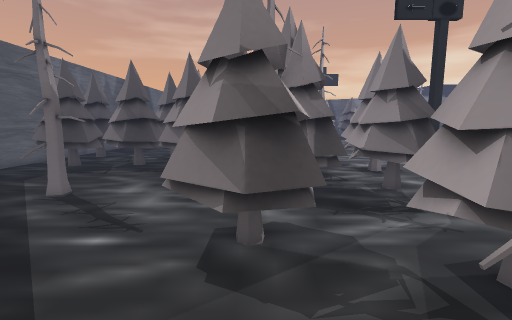
View 1 (above)

24 first-person views from a walk through a Unity game level. The camera is 1.5 m above the floor, tilts 8° down and sees 85° across. Doors are open. The floor is counted in squares, 0.5 m on a side. Each view is taken from the middle of a square. On the plan, view 1 faces up. The plan holds only what a view shows up to about 20 squares ahead; the rest is blank. The place goes on beyond the plan. The player character is not drawn. Some animated figures are not drawn. Some surface patterns are stand-ins.

View 2
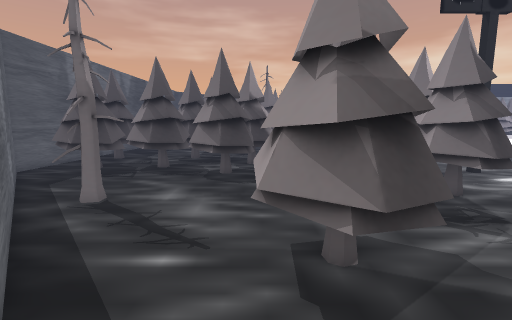

View 3
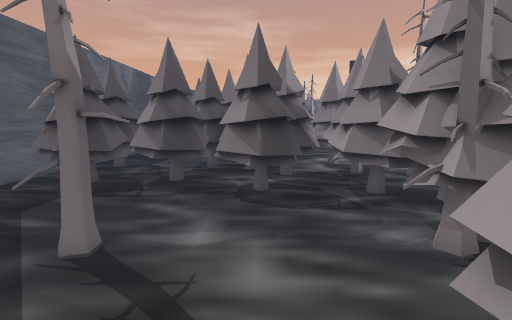

View 4
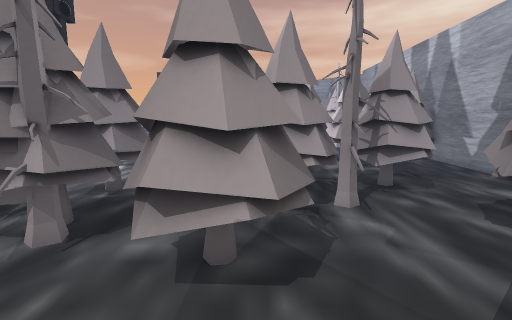

View 5
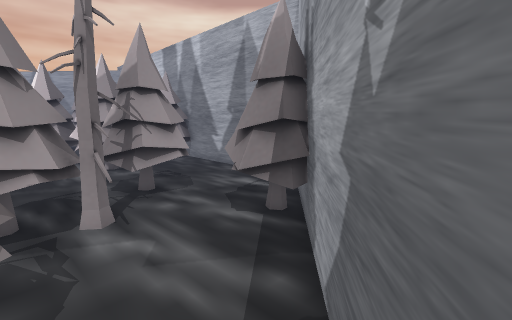

View 6
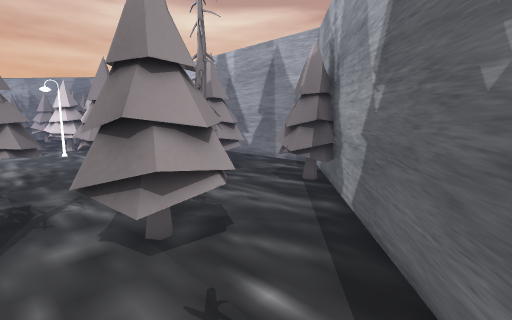

View 7
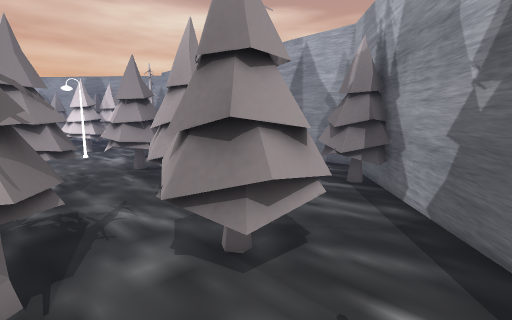

View 8
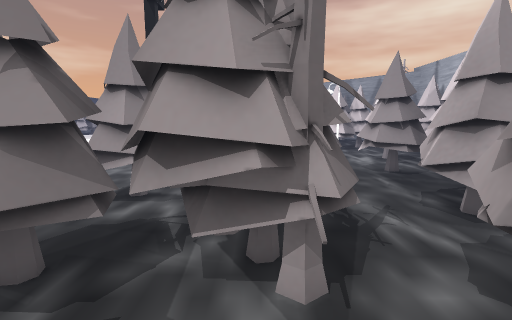

View 9
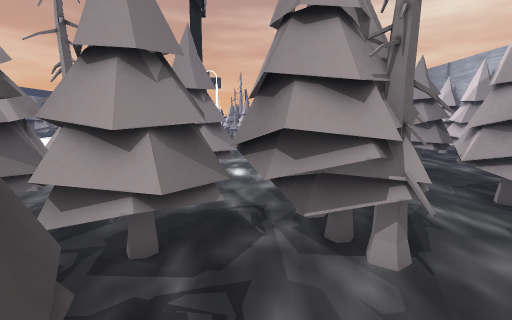

View 10
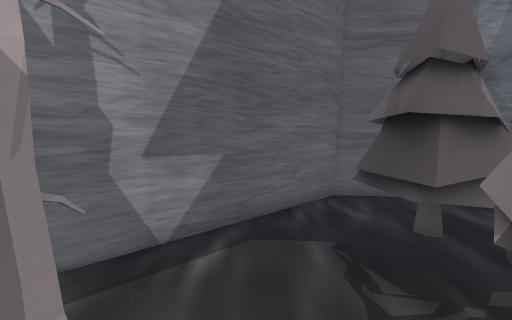

View 11
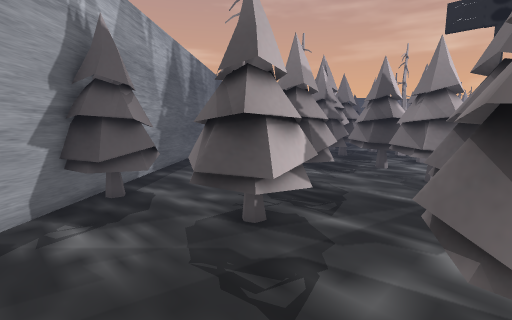

View 12
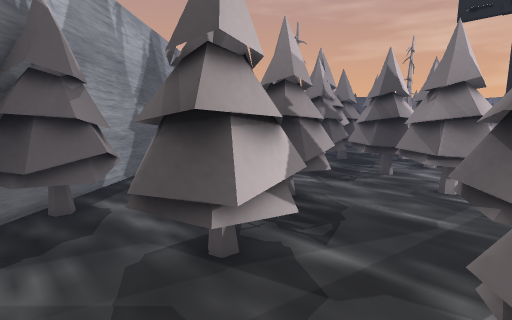

View 13
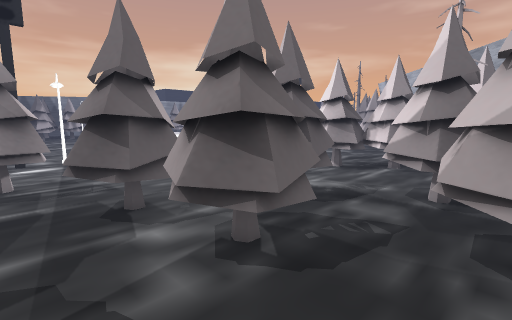

View 14
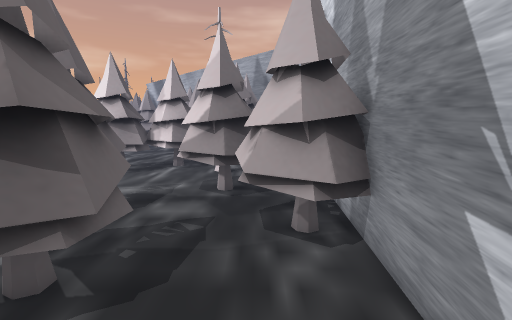

View 15
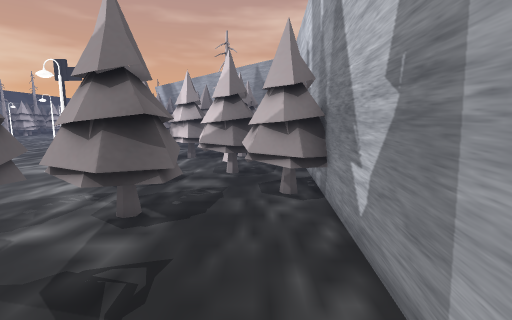

View 16
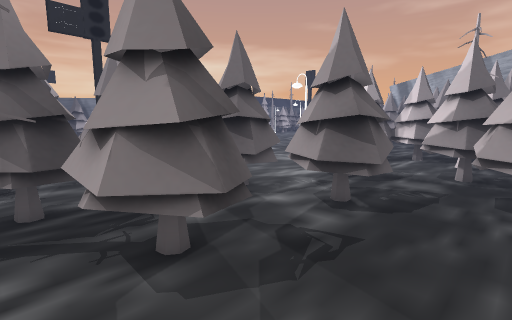

View 17
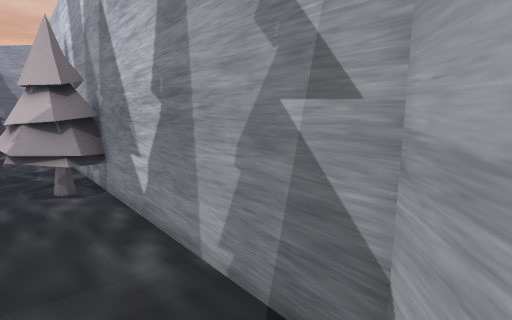

View 18
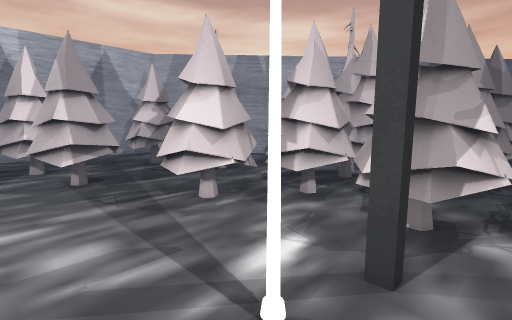

View 19
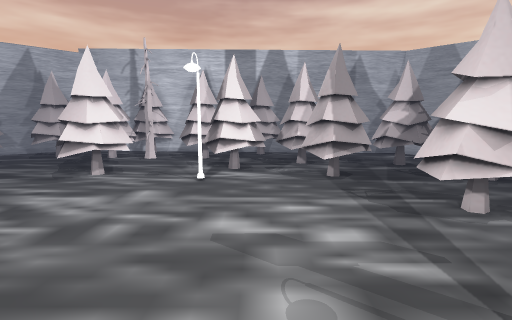

View 20
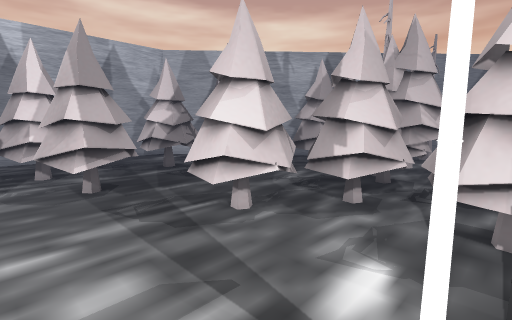

View 21
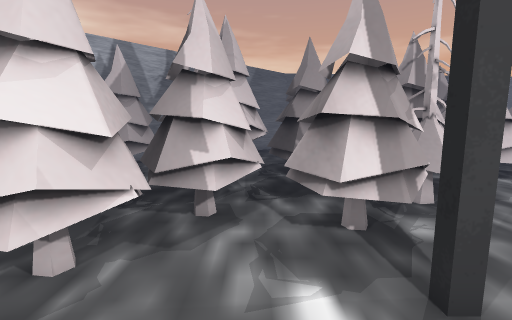

View 22
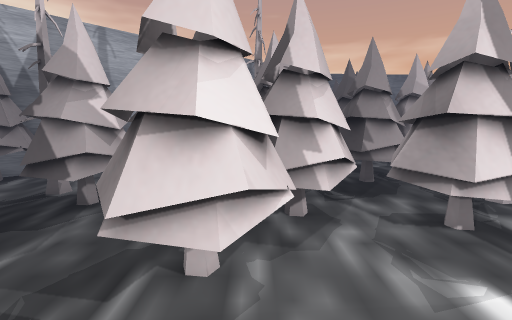

View 23
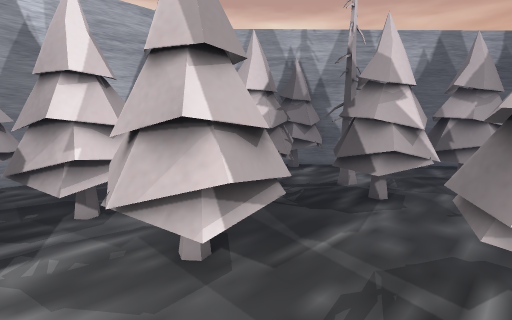

View 24
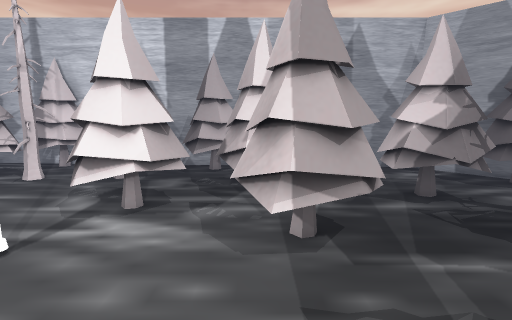

### Floor plan
Key: @ floor where view 1 was taken; # wall or solid block; . floor; = window, fence, low wall or low ledge; O other object.
Columns run from 16 left of view 1 to 25 right of it. Each row starts with its distance up from view 1.
 19 #  OOOOOOOO OOOO OO OO=O.....   ..
 18 #.OOOOOOOOO OOOOOOO .OOOOO....
 17 # OOOO.OO. O OOOOOOO.OO O#.#..  .
 16 ##........OOOOOOOOOO.OOOOO...O..
 15  ##.........OO..OOO...OOO.............
 14   ##............OOOO.OOO...............
 13    ##...........OOOOOOOOO...............
 12     #...=.......OOOOOOOOOOO..............
 11     ##.OOO......OO OOOOOOOOO..............
 10      ## O........OOO..O.OOOO..............
  9       ##........O.......OOOO..............
  8        ##.....OOOO.......OO...............
  7         ##....OOOO...O....................
  6          #....OOOO.OOOO.....OO............
  5          ##....OOO.OOOOO...OOOO.....O....O
  4           ##.......OOOOO...OO#OO........OO
  3            ##......OOOO....OOOO..OOOO...OO
  2             ##......O..O....OOO..OOOO....O
  1              #.......OOOOO...OOOOOOOO.....
  0              ##.@O...OO#OO..OOOOOOOO .....
 -1               ##OOOO.OOOOO..OOOO .........
 -2                #O OO..OOO...OOOO....OOO..O
 -3                 OOOO.........O.....OOO  OO
 -4                  OO..............O.OOO  .O
 -5                   #............OOOO.OOO .
 -6                   ##...........OOOO......O
 -7                    ###########.OO O......O
 -8                            #####O####    O

Positions as (right, up) in squares from view 1, and headings:
1: (0, 0), facing up
2: (-2, 1), facing up
3: (-4, 5), facing up
4: (-6, 6), facing right
5: (-5, 5), facing down-right
6: (-7, 10), facing down-right
7: (-5, 11), facing down-right
8: (-4, 12), facing right
9: (-5, 14), facing right
10: (-5, 14), facing left
11: (13, -6), facing up-left
12: (12, -4), facing up-left
13: (9, -6), facing up-right
14: (9, -5), facing right
15: (5, -5), facing right
16: (4, -6), facing up-right
17: (3, -4), facing down-right
18: (16, 19), facing down-left
19: (17, 19), facing down
20: (16, 17), facing down-left
21: (15, 14), facing left
22: (15, 11), facing left
23: (16, 9), facing down-left
24: (14, 11), facing down
